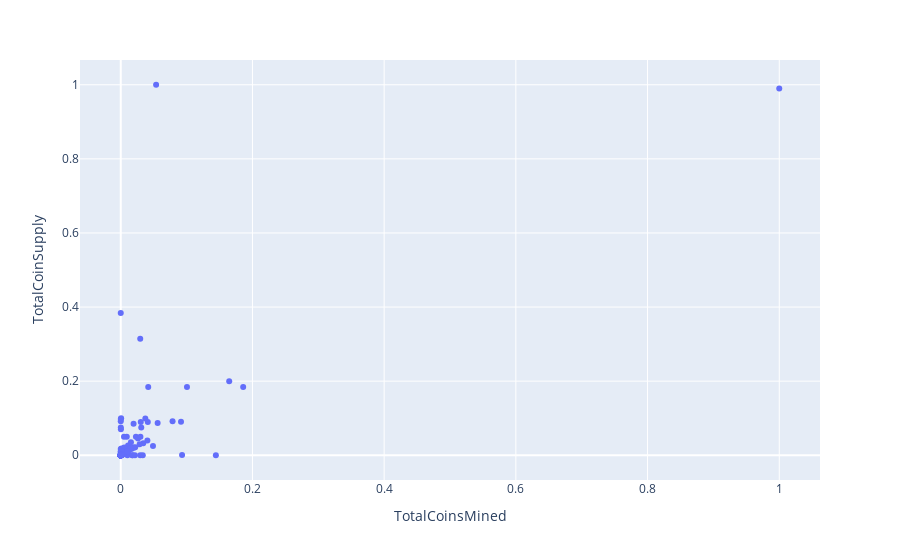

Here is the notebook cell this chart was saved with:
### Code cell
# Create a hvplot.scatter plot using x="TotalCoinsMined" and y="TotalCoinSupply".
# YOUR CODE HERE
fig = px.scatter(scaled_df,x="TotalCoinsMined",y='TotalCoinSupply',hover_name="CoinName")
fig.show()

### Figure 1 — Plotly figure (JSON) as saved in the notebook; plotly's stock layout.template omitted (floating-point values rounded to 4 significant figures; data arrays with more than 128 entries replaced by an {"elided": "..."} marker saying what was removed)
{"data": [{"hovertemplate": "<b>%{hovertext}</b><br><br>TotalCoinsMined=%{x}<br>TotalCoinSupply=%{y}<extra></extra>", "hovertext": {"elided": "532 str values"}, "legendgroup": "", "marker": {"color": "#636efa", "symbol": "circle"}, "mode": "markers", "name": "", "orientation": "v", "showlegend": false, "type": "scatter", "x": {"elided": "532 float values"}, "xaxis": "x", "y": {"elided": "532 float values"}, "yaxis": "y"}], "layout": {"legend": {"tracegroupgap": 0}, "margin": {"t": 60}, "xaxis": {"anchor": "y", "domain": [0, 1], "title": {"text": "TotalCoinsMined"}}, "yaxis": {"anchor": "x", "domain": [0, 1], "title": {"text": "TotalCoinSupply"}}}}
